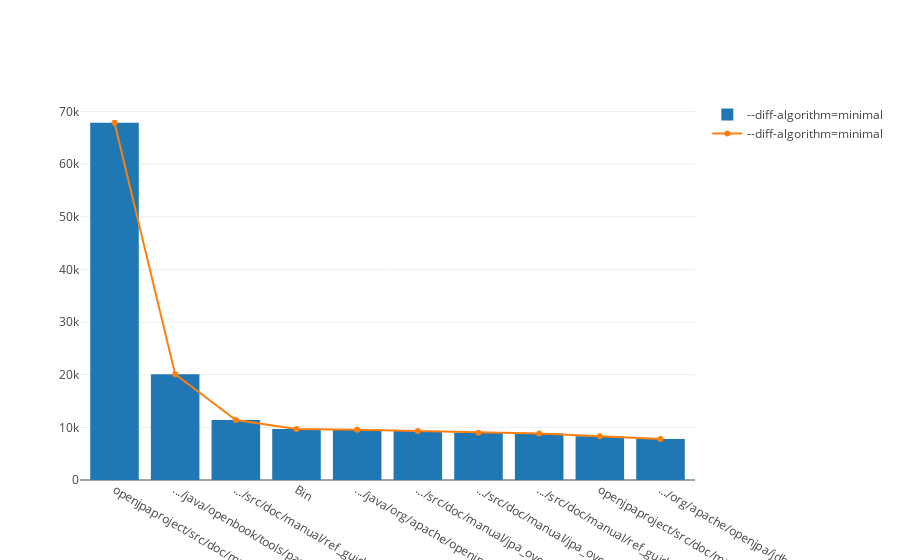

The notebook cell saved with this chart:
### Code cell
trace7 = go.Bar(
    x=dfminimal['filename'][:10],
    y=dfminimal['SUM #line_changed'][:10],
    name='--diff-algorithm=minimal'
)

trace8 = go.Scatter(
    x=dfminimal['filename'][:10],
    y=dfminimal['SUM #line_changed'][:10],
    name='--diff-algorithm=minimal')

dt = [trace7, trace8]
layout = go.Layout(
    barmode='group'
)

init_notebook_mode(connected=True)
fig = go.Figure(data=dt, layout=layout)
iplot(fig, show_link=False)

### Figure 1 — Plotly figure (JSON) as saved in the notebook; plotly's stock layout.template omitted (floating-point values rounded to 4 significant figures)
{"data": [{"name": "--diff-algorithm=minimal", "type": "bar", "x": ["openjpaproject/src/doc/manual/manual.xml", ".../java/openbook/tools/parser/JavaParser.java", ".../src/doc/manual/ref_guide_dbsetup.xml", "Bin", ".../java/org/apache/openjpa/kernel/BrokerImpl.java", ".../src/doc/manual/jpa_overview_query.xml", ".../src/doc/manual/jpa_overview_meta.xml", ".../src/doc/manual/ref_guide_mapping.xml", "openjpaproject/src/doc/manual/ref_guide_conf.xml", ".../org/apache/openjpa/jdbc/sql/DBDictionary.java"], "y": [67857, 20088, 11378, 9705, 9522, 9295, 8975, 8826, 8298, 7789]}, {"name": "--diff-algorithm=minimal", "type": "scatter", "x": ["openjpaproject/src/doc/manual/manual.xml", ".../java/openbook/tools/parser/JavaParser.java", ".../src/doc/manual/ref_guide_dbsetup.xml", "Bin", ".../java/org/apache/openjpa/kernel/BrokerImpl.java", ".../src/doc/manual/jpa_overview_query.xml", ".../src/doc/manual/jpa_overview_meta.xml", ".../src/doc/manual/ref_guide_mapping.xml", "openjpaproject/src/doc/manual/ref_guide_conf.xml", ".../org/apache/openjpa/jdbc/sql/DBDictionary.java"], "y": [67857, 20088, 11378, 9705, 9522, 9295, 8975, 8826, 8298, 7789]}], "layout": {"barmode": "group"}}
